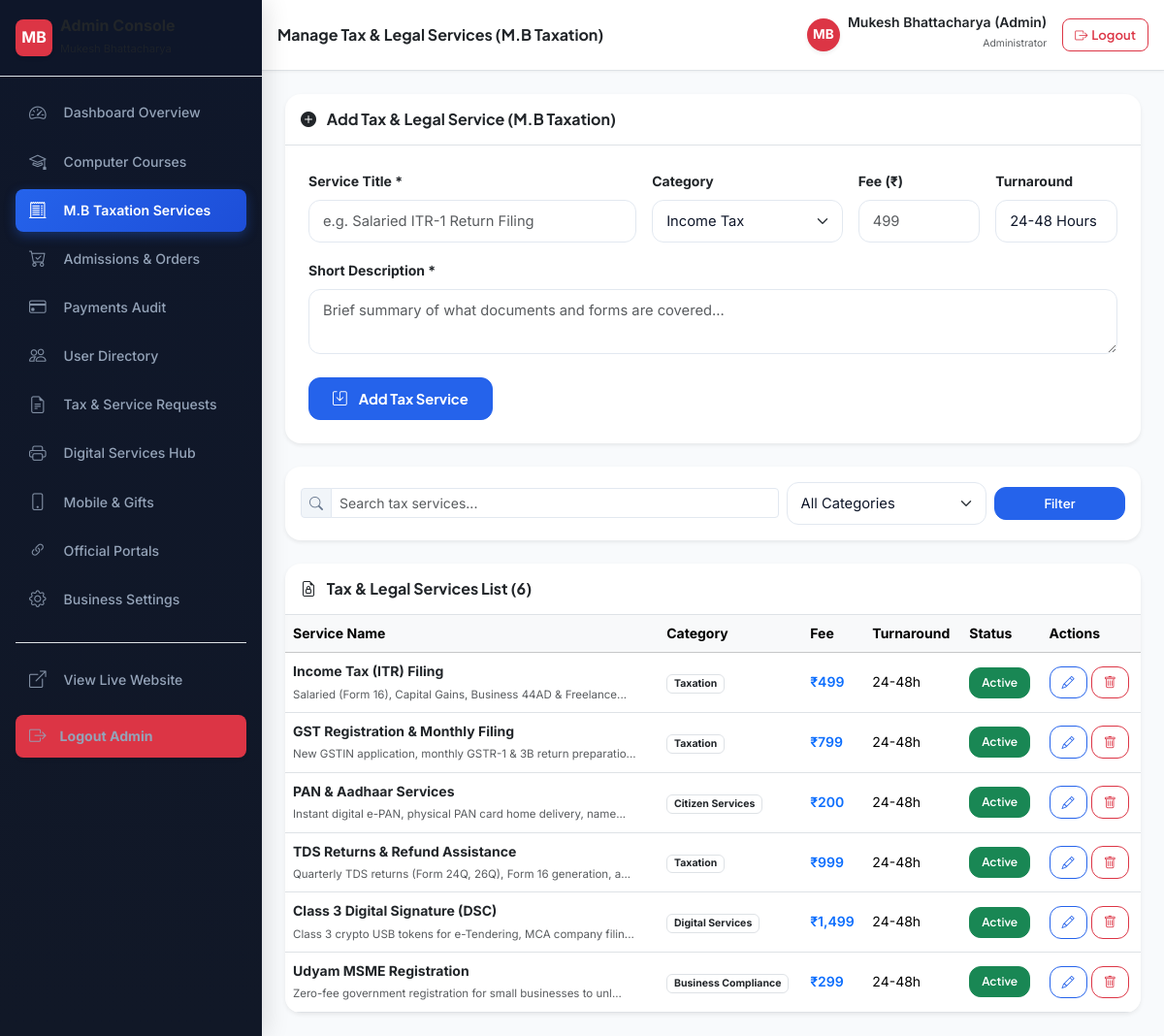
The page /admin/tax-services.php (signed in) on the database its author committed.
### tables this page shows
CREATE TABLE `users` (
  `id` INT UNSIGNED NOT NULL AUTO_INCREMENT,
  `user_code` VARCHAR(50) NOT NULL UNIQUE,
  `name` VARCHAR(120) NOT NULL,
  `email` VARCHAR(150) NOT NULL UNIQUE,
  `mobile` VARCHAR(20) NOT NULL UNIQUE,
  `password_hash` VARCHAR(255) NOT NULL,
  `address` TEXT NULL,
  `role` ENUM('user', 'admin') NOT NULL DEFAULT 'user',
  `status` ENUM('active', 'inactive', 'suspended') NOT NULL DEFAULT 'active',
  `created_at` DATETIME NOT NULL DEFAULT CURRENT_TIMESTAMP,
  `updated_at` DATETIME NOT NULL DEFAULT CURRENT_TIMESTAMP ON UPDATE CURRENT_TIMESTAMP,
  PRIMARY KEY (`id`),
  INDEX `idx_users_email` (`email`),
  INDEX `idx_users_mobile` (`mobile`),
  INDEX `idx_users_role` (`role`),
  INDEX `idx_users_status` (`status`)
);

CREATE TABLE `tax_services` (
  `id` INT UNSIGNED NOT NULL AUTO_INCREMENT,
  `slug` VARCHAR(100) NOT NULL UNIQUE,
  `title` VARCHAR(150) NOT NULL,
  `category` VARCHAR(80) NOT NULL DEFAULT 'Taxation',
  `short_desc` TEXT NOT NULL,
  `full_desc` LONGTEXT NULL,
  `icon` VARCHAR(80) NOT NULL DEFAULT 'bi-file-earmark-medical-fill',
  `accent_class` VARCHAR(50) NOT NULL DEFAULT 'accent-tax',
  `price` DECIMAL(10,2) NULL,
  `display_order` INT NOT NULL DEFAULT 0,
  `status` ENUM('active', 'inactive') NOT NULL DEFAULT 'active',
  `created_at` DATETIME NOT NULL DEFAULT CURRENT_TIMESTAMP,
  `updated_at` DATETIME NOT NULL DEFAULT CURRENT_TIMESTAMP ON UPDATE CURRENT_TIMESTAMP,
  PRIMARY KEY (`id`),
  INDEX `idx_tax_services_status` (`status`)
);

### includes/Auth.php (called while the page is built, shortened)
<?php
require_once __DIR__ . '/../config/db.php';
function csrf_token(): string {
    return $_SESSION['csrf_token'];
}
function is_logged_in(): bool {
    return !empty($_SESSION['user_id']) && !empty($_SESSION['role']);
}
function current_user(): ?array {
    global $conn;
    $stmt = $conn->prepare("SELECT id, user_code, name, email, mobile, address, role, status, created_at FROM users WHERE id = :id LIMIT 1");
    $stmt->execute([':id' => (int)$_SESSION['user_id']]);
    return $stmt->fetch() ?: null;
}

### admin/tax-services.php (the view, shortened to what this page needs)
<?php
require_once dirname(__DIR__) . '/config/db.php';
require_once dirname(__DIR__) . '/includes/auth.php';
$page_title = "Manage Tax & Legal Services (M.B Taxation)";
$edit_service = null;
$search_q = isset($_GET['q']) ? trim($_GET['q']) : '';
$page = isset($_GET['page']) ? max(1, (int)$_GET['page']) : 1;
$per_page = 10;
$where_clauses = ["1=1"];
$params = [];
$where_sql = implode(" AND ", $where_clauses);
$count_stmt = $conn->prepare("SELECT COUNT(*) FROM tax_services WHERE $where_sql");
$count_stmt->execute($params);
$total_rows = (int)$count_stmt->fetchColumn();
$offset = ($page - 1) * $per_page;
$sql = "SELECT * FROM tax_services WHERE $where_sql ORDER BY id ASC LIMIT :limit OFFSET :offset";
$stmt = $conn->prepare($sql);
$stmt->bindValue(':limit', $per_page, PDO::PARAM_INT);
$stmt->bindValue(':offset', $offset, PDO::PARAM_INT);
$stmt->execute();
$services = $stmt->fetchAll();
include __DIR__ . '/includes/header.php';
?>
<div class="card border-0 shadow-sm rounded-4 overflow-hidden mb-4" style="background: var(--card-bg, #ffffff);">
  <div class="card-header bg-transparent border-bottom p-3 d-flex justify-content-between align-items-center">
    <h6 class="fw-bold text-dark mb-0">
      <i class="bi <?php echo $edit_service ? 'bi-pencil-square text-warning' : 'bi-plus-circle-fill text-purple'; ?> me-2"></i>
      <?php echo $edit_service ? 'Edit Tax Service' : 'Add Tax & Legal Service (M.B Taxation)'; ?>
    </h6>
  </div>
  <div class="card-body p-4">
    <form method="POST" action="tax-services.php">
      <div class="row g-3 mb-3">
        <div class="col-md-5">
          <label class="form-label small fw-bold text-dark">Service Title *</label>
          <input type="text" name="title" class="form-control" placeholder="e.g. Salaried ITR-1 Return Filing" value="<?php echo htmlspecialchars($edit_service['title'] ?? ''); ?>" required maxlength="120">
        </div>
        <div class="col-md-3">
          <label class="form-label small fw-bold text-dark">Category</label>
          <select name="category" class="form-select">
            <option value="Income Tax" <?php echo (($edit_service['category'] ?? '') === 'Income Tax') ? 'selected' : ''; ?>>Income Tax</option>
          </select>
        </div>
        <div class="col-md-2">
          <label class="form-label small fw-bold text-dark">Fee (₹)</label>
          <input type="number" step="0.01" min="0" name="price" class="form-control" placeholder="499" value="<?php echo htmlspecialchars($edit_service['price'] ?? ''); ?>">
        </div>
        <div class="col-md-2">
          <label class="form-label small fw-bold text-dark">Turnaround</label>
          <input type="text" name="turnaround" class="form-control" placeholder="24-48 Hours" value="<?php echo htmlspecialchars($edit_service['turnaround'] ?? '24-48 Hours'); ?>" maxlength="50">
        </div>
      </div>
      <div class="mb-4">
        <label class="form-label small fw-bold text-dark">Short Description *</label>
        <textarea name="short_desc" class="form-control" rows="2" placeholder="Brief summary of what documents and forms are covered..." required maxlength="500"><?php echo htmlspecialchars($edit_service['short_desc'] ?? ''); ?></textarea>
      </div>
      <button type="submit" class="btn btn-primary fw-bold px-4">
        <i class="bi bi-save me-1"></i> <?php echo $edit_service ? 'Update Service' : 'Add Tax Service'; ?>
      </button>
    </form>
  </div>
</div>
<div class="card border-0 shadow-sm rounded-4 overflow-hidden mb-4" style="background: var(--card-bg, #ffffff);">
  <div class="card-body p-3">
    <form method="GET" action="tax-services.php" class="row g-2 align-items-center">
      <div class="col-md-7">
        <div class="input-group input-group-sm">
          <span class="input-group-text bg-subtle"><i class="bi bi-search"></i></span>
          <input type="text" name="q" class="form-control" placeholder="Search tax services..." value="<?php echo htmlspecialchars($search_q); ?>">
        </div>
      </div>
      <div class="col-md-3">
        <select name="cat" class="form-select form-select-sm" onchange="this.form.submit()">
          <option value="">All Categories</option>
        </select>
      </div>
      <div class="col-md-2 d-flex gap-1">
        <button type="submit" class="btn btn-primary btn-sm flex-fill">Filter</button>
      </div>
    </form>
  </div>
</div>
<div class="card border-0 shadow-sm rounded-4 overflow-hidden" style="background: var(--card-bg, #ffffff);">
  <div class="card-header bg-transparent border-bottom p-3">
    <h6 class="fw-bold text-dark mb-0"><i class="bi bi-file-earmark-lock text-purple me-2"></i> Tax & Legal Services List (<?php echo $total_rows; ?>)</h6>
  </div>
  <div class="card-body p-0">
    <div class="table-responsive">
      <table class="table table-hover align-middle mb-0 small">
        <thead class="table-light">
          <tr>
            <th>Service Name</th>
            <th>Category</th>
            <th>Fee</th>
            <th>Turnaround</th>
            <th>Status</th>
            <th>Actions</th>
          </tr>
        </thead>
        <tbody>
          <?php if (!empty($services)): ?>
            <?php foreach ($services as $s): ?>
              <tr>
                <td>
                  <strong class="d-block text-dark"><?php echo htmlspecialchars($s['title']); ?></strong>
                  <span class="text-muted" style="font-size: 0.72rem;"><?php echo htmlspecialchars(substr($s['short_desc'] ?? '', 0, 60)); ?>...</span>
                </td>
                <td><span class="badge bg-subtle text-dark border"><?php echo htmlspecialchars($s['category']); ?></span></td>
                <td class="fw-semibold text-primary"><?php echo !empty($s['price']) ? '₹' . number_format($s['price']) : 'Affordable'; ?></td>
                <td><?php echo htmlspecialchars($s['turnaround'] ?? '24-48h'); ?></td>
                <td>
                  <a href="tax-services.php?action=toggle&id=<?php echo $s['id']; ?>&token=<?php echo csrf_token(); ?>" class="btn btn-sm <?php echo ($s['status'] === 'active') ? 'btn-success' : 'btn-secondary'; ?>" style="font-size: 0.75rem;">
                    <?php echo ucfirst($s['status']); ?>
                  </a>
                </td>
                <td>
                  <div class="d-flex gap-1">
                    <a href="tax-services.php?edit_id=<?php echo $s['id']; ?>" class="btn btn-sm btn-outline-primary" title="Edit"><i class="bi bi-pencil"></i></a>
                    <a href="tax-services.php?action=delete&id=<?php echo $s['id']; ?>&token=<?php echo csrf_token(); ?>" class="btn btn-sm btn-outline-danger" onclick="return confirm('Delete this tax service?');" title="Delete"><i class="bi bi-trash"></i></a>
                  </div>
                </td>
              </tr>
            <?php endforeach; ?>
          <?php else: ?>
            <tr><td colspan="6" class="text-center py-4 text-muted">No tax services found.</td></tr>
          <?php endif; ?>
        </tbody>
      </table>
    </div>
  </div>
</div>
<?php include __DIR__ . '/includes/footer.php'; ?>

### admin/includes/header.php (shortened to what this page needs)
<?php
require_once dirname(__DIR__, 2) . '/config/db.php';
require_once dirname(__DIR__, 2) . '/includes/auth.php';
$logged_admin = current_user();
$current_page = basename($_SERVER['PHP_SELF']);
?>
<!DOCTYPE html>
<html lang="en" data-bs-theme="light">
<head>
  <link href="https://cdn.jsdelivr.net/npm/bootstrap@5.3.3/dist/css/bootstrap.min.css" rel="stylesheet">
  <link href="https://cdn.jsdelivr.net/npm/bootstrap-icons@1.11.3/font/bootstrap-icons.min.css" rel="stylesheet">
  <link href="../assets/css/style.css" rel="stylesheet">
  <link href="../assets/css/admin.css" rel="stylesheet">
</head>
<body class="bg-body-tertiary">
  <div class="admin-wrapper">
    <aside class="admin-sidebar" id="adminSidebar">
      <div class="admin-sidebar-header d-flex align-items-center justify-content-between p-3 border-bottom">
        <a href="index.php" class="d-flex align-items-center gap-2 text-decoration-none text-dark">
          <div class="rounded-3 bg-danger text-white d-flex align-items-center justify-content-center fw-bold shadow-sm" style="width: 38px; height: 38px;">
            MB
          </div>
          <div>
            <span class="fw-bold d-block fs-6 text-dark lh-sm">Admin Console</span>
            <span class="text-muted" style="font-size: 0.70rem;">Mukesh Bhattacharya</span>
          </div>
        </a>
      </div>
      <div class="p-3" style="overflow-y: auto; flex: 1;">
        <ul class="nav flex-column gap-1">
          <li class="nav-item">
            <a href="index.php" class="nav-link rounded-3 <?php echo ($current_page == 'index.php') ? 'active bg-primary text-white' : 'text-dark'; ?>">
              <i class="bi bi-speedometer2 me-2"></i> Dashboard Overview
            </a>
          </li>
          <li class="nav-item">
            <a href="courses.php" class="nav-link rounded-3 <?php echo ($current_page == 'courses.php') ? 'active bg-primary text-white' : 'text-dark'; ?>">
              <i class="bi bi-mortarboard me-2"></i> Computer Courses
            </a>
          </li>
          <li class="nav-item">
            <a href="tax-services.php" class="nav-link rounded-3 <?php echo ($current_page == 'tax-services.php') ? 'active bg-primary text-white' : 'text-dark'; ?>">
              <i class="bi bi-receipt-cutoff me-2"></i> M.B Taxation Services
            </a>
          </li>
          <li class="nav-item">
            <a href="orders.php" class="nav-link rounded-3 <?php echo ($current_page == 'orders.php') ? 'active bg-primary text-white' : 'text-dark'; ?>">
              <i class="bi bi-cart-check me-2"></i> Admissions & Orders
            </a>
          </li>
          <li class="nav-item">
            <a href="payments.php" class="nav-link rounded-3 <?php echo ($current_page == 'payments.php') ? 'active bg-primary text-white' : 'text-dark'; ?>">
              <i class="bi bi-credit-card me-2"></i> Payments Audit
            </a>
          </li>
          <li class="nav-item">
            <a href="users.php" class="nav-link rounded-3 <?php echo ($current_page == 'users.php') ? 'active bg-primary text-white' : 'text-dark'; ?>">
              <i class="bi bi-people me-2"></i> User Directory
            </a>
          </li>
          <li class="nav-item">
            <a href="tax-requests.php" class="nav-link rounded-3 <?php echo ($current_page == 'tax-requests.php') ? 'active bg-primary text-white' : 'text-dark'; ?>">
              <i class="bi bi-file-earmark-text me-2"></i> Tax & Service Requests
            </a>
          </li>
          <li class="nav-item">
            <a href="digital-services.php" class="nav-link rounded-3 <?php echo ($current_page == 'digital-services.php') ? 'active bg-primary text-white' : 'text-dark'; ?>">
              <i class="bi bi-printer me-2"></i> Digital Services Hub
            </a>
          </li>
          <li class="nav-item">
            <a href="products.php" class="nav-link rounded-3 <?php echo ($current_page == 'products.php') ? 'active bg-primary text-white' : 'text-dark'; ?>">
              <i class="bi bi-phone me-2"></i> Mobile & Gifts
            </a>
          </li>
          <li class="nav-item">
            <a href="links.php" class="nav-link rounded-3 <?php echo ($current_page == 'links.php') ? 'active bg-primary text-white' : 'text-dark'; ?>">
              <i class="bi bi-link-45deg me-2"></i> Official Portals
            </a>
          </li>
          <li class="nav-item">
            <a href="settings.php" class="nav-link rounded-3 <?php echo ($current_page == 'settings.php') ? 'active bg-primary text-white' : 'text-dark'; ?>">
              <i class="bi bi-gear me-2"></i> Business Settings
            </a>
          </li>
          <li class="nav-item mt-3 pt-3 border-top">
            <a href="../index.php" class="nav-link text-muted" target="_blank">
              <i class="bi bi-box-arrow-up-right me-2"></i> View Live Website
            </a>
          </li>
          <li class="nav-item mt-2">
            <a href="../logout.php" class="nav-link text-white bg-danger rounded-3 fw-bold text-center py-2 shadow-sm">
              <i class="bi bi-box-arrow-right me-1"></i> Logout Admin
            </a>
          </li>
        </ul>
      </div>
    </aside>
    <div class="admin-main">
      <header class="admin-topbar d-flex align-items-center justify-content-between p-3 border-bottom" style="background: var(--card-bg, #ffffff);">
        <div class="d-flex align-items-center gap-3">
          <h5 class="fw-bold text-dark mb-0 fs-6 fs-md-5"><?php echo isset($page_title) ? htmlspecialchars($page_title) : "Dashboard"; ?></h5>
        </div>
        <div class="d-flex align-items-center gap-3">
          <div class="d-flex align-items-center gap-2">
            <div class="rounded-circle bg-danger text-white d-flex align-items-center justify-content-center fw-bold shadow-sm" style="width: 34px; height: 34px; font-size: 0.85rem;">
              MB
            </div>
            <div class="d-none d-sm-block text-end">
              <span class="fw-semibold small text-dark d-block lh-1"><?php echo htmlspecialchars($logged_admin['name']); ?></span>
              <span class="text-muted" style="font-size: 0.65rem;">Administrator</span>
            </div>
          </div>
          <a href="../logout.php" class="btn btn-outline-danger btn-sm rounded-3 d-none d-sm-inline-flex align-items-center gap-1" title="Sign Out">
            <i class="bi bi-box-arrow-right"></i> <span class="d-none d-md-inline">Logout</span>
          </a>
        </div>
      </header>
      <div class="admin-content p-3 p-md-4">

### rows shown on the page
users: name "Mukesh Bhattacharya (Admin)"
tax_services: title "Income Tax (ITR) Filing", short_desc "Salaried (Form 16), Capital Gains, Business 44AD & Freelance", category "Taxation", price "499", turnaround "24-48h", status "Active"
tax_services: title "GST Registration & Monthly Filing", short_desc "New GSTIN application, monthly GSTR-1 & 3B return preparatio", category "Taxation", price "799", turnaround "24-48h", status "Active"
tax_services: title "PAN & Aadhaar Services", short_desc "Instant digital e-PAN, physical PAN card home delivery, name", category "Citizen Services", price "200", turnaround "24-48h", status "Active"
tax_services: title "TDS Returns & Refund Assistance", short_desc "Quarterly TDS returns (Form 24Q, 26Q), Form 16 generation, a", category "Taxation", price "999", turnaround "24-48h", status "Active"
tax_services: title "Class 3 Digital Signature (DSC)", short_desc "Class 3 crypto USB tokens for e-Tendering, MCA company filin", category "Digital Services", price "1,499", turnaround "24-48h", status "Active"
tax_services: title "Udyam MSME Registration", short_desc "Zero-fee government registration for small businesses to unl", category "Business Compliance", price "299", turnaround "24-48h", status "Active"

### other values the page prints
$page_title "Manage Tax & Legal Services (M.B Taxation)"
$total_rows "6"
